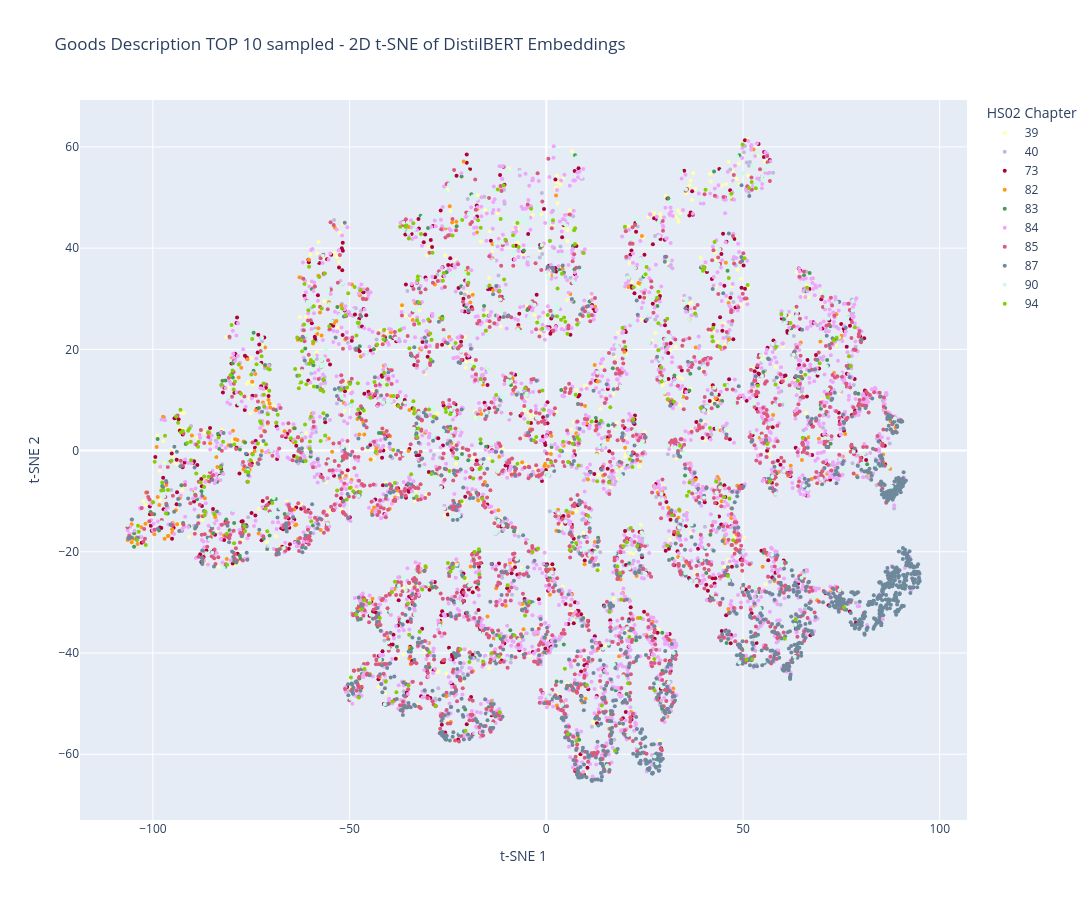

The code cell stored with this chart in its notebook:
### Code cell
fig_tsne_2d.show() # perp 60

### Figure 1 — Plotly figure (JSON) as saved in the notebook; plotly's stock layout.template omitted (floating-point values rounded to 4 significant figures; data arrays with more than 128 entries replaced by an {"elided": "..."} marker saying what was removed)
{"data": [{"hoverinfo": "text", "hovertext": {"elided": "572 str values"}, "marker": {"color": "rgb(255,255,179)", "size": 4}, "mode": "markers", "name": "39", "type": "scatter", "x": {"elided": "572 float values"}, "y": {"elided": "572 float values"}}, {"hoverinfo": "text", "hovertext": {"elided": "376 str values"}, "marker": {"color": "rgb(190,186,218)", "size": 4}, "mode": "markers", "name": "40", "type": "scatter", "x": {"elided": "376 float values"}, "y": {"elided": "376 float values"}}, {"hoverinfo": "text", "hovertext": {"elided": "774 str values"}, "marker": {"color": "#AF0038", "size": 4}, "mode": "markers", "name": "73", "type": "scatter", "x": {"elided": "774 float values"}, "y": {"elided": "774 float values"}}, {"hoverinfo": "text", "hovertext": {"elided": "398 str values"}, "marker": {"color": "#FF9616", "size": 4}, "mode": "markers", "name": "82", "type": "scatter", "x": {"elided": "398 float values"}, "y": {"elided": "398 float values"}}, {"hoverinfo": "text", "hovertext": {"elided": "222 str values"}, "marker": {"color": "#479B55", "size": 4}, "mode": "markers", "name": "83", "type": "scatter", "x": {"elided": "222 float values"}, "y": {"elided": "222 float values"}}, {"hoverinfo": "text", "hovertext": {"elided": "2614 str values"}, "marker": {"color": "#EEA6FB", "size": 4}, "mode": "markers", "name": "84", "type": "scatter", "x": {"elided": "2614 float values"}, "y": {"elided": "2614 float values"}}, {"hoverinfo": "text", "hovertext": {"elided": "1715 str values"}, "marker": {"color": "#DC587D", "size": 4}, "mode": "markers", "name": "85", "type": "scatter", "x": {"elided": "1715 float values"}, "y": {"elided": "1715 float values"}}, {"hoverinfo": "text", "hovertext": {"elided": "1450 str values"}, "marker": {"color": "#6E899C", "size": 4}, "mode": "markers", "name": "87", "type": "scatter", "x": {"elided": "1450 float values"}, "y": {"elided": "1450 float values"}}, {"hoverinfo": "text", "hovertext": {"elided": "572 str values"}, "marker": {"color": "#C9FBE5", "size": 4}, "mode": "markers", "name": "90", "type": "scatter", "x": {"elided": "572 float values"}, "y": {"elided": "572 float values"}}, {"hoverinfo": "text", "hovertext": {"elided": "394 str values"}, "marker": {"color": "#86CE00", "size": 4}, "mode": "markers", "name": "94", "type": "scatter", "x": {"elided": "394 float values"}, "y": {"elided": "394 float values"}}], "layout": {"height": 900, "legend": {"title": {"text": "HS02 Chapter"}}, "title": {"text": "Goods Description TOP 10 sampled - 2D t-SNE of DistilBERT Embeddings"}, "width": 1200, "xaxis": {"title": {"text": "t-SNE 1"}}, "yaxis": {"title": {"text": "t-SNE 2"}}}}
